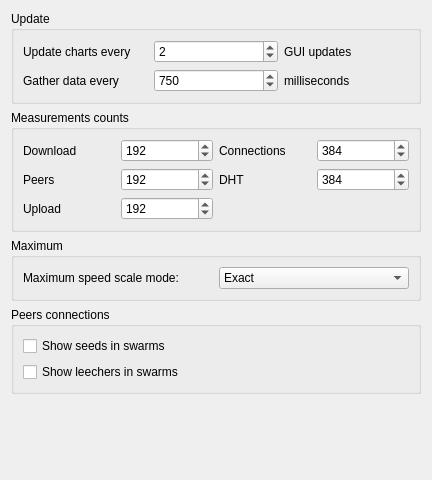
<ui version="4.0" >
 <class>StatsSettingsWgt</class>
 <widget class="QWidget" name="StatsSettingsWgt" >
  <property name="geometry" >
   <rect>
    <x>0</x>
    <y>0</y>
    <width>418</width>
    <height>480</height>
   </rect>
  </property>
  <property name="windowTitle" >
   <string>Settings</string>
  </property>
  <layout class="QVBoxLayout" >
   <item>
    <widget class="QGroupBox" name="UpdateGbw" >
     <property name="title" >
      <string>Update</string>
     </property>
     <layout class="QGridLayout" >
      <item row="0" column="0" >
       <widget class="QLabel" name="label" >
        <property name="text" >
         <string>Update charts every</string>
        </property>
        <property name="buddy" >
         <cstring>kcfg_UpdateEveryGuiUpdates</cstring>
        </property>
       </widget>
      </item>
      <item row="0" column="1" >
       <widget class="QSpinBox" name="kcfg_UpdateEveryGuiUpdates" >
        <property name="minimum" >
         <number>1</number>
        </property>
        <property name="maximum" >
         <number>999999999</number>
        </property>
        <property name="value" >
         <number>2</number>
        </property>
       </widget>
      </item>
      <item row="0" column="2" >
       <layout class="QHBoxLayout" >
        <item>
         <widget class="QLabel" name="label_2" >
          <property name="text" >
           <string>GUI updates</string>
          </property>
          <property name="buddy" >
           <cstring>kcfg_UpdateEveryGuiUpdates</cstring>
          </property>
         </widget>
        </item>
        <item>
         <widget class="QLabel" name="UpdMsLbl" >
          <property name="text" >
           <string/>
          </property>
         </widget>
        </item>
       </layout>
      </item>
      <item row="1" column="0" >
       <widget class="QLabel" name="label_3" >
        <property name="text" >
         <string>Gather data every</string>
        </property>
        <property name="buddy" >
         <cstring>kcfg_DataGatherIval</cstring>
        </property>
       </widget>
      </item>
      <item row="1" column="1" >
       <widget class="QSpinBox" name="kcfg_DataGatherIval" >
        <property name="minimum" >
         <number>250</number>
        </property>
        <property name="maximum" >
         <number>999999999</number>
        </property>
        <property name="singleStep" >
         <number>250</number>
        </property>
        <property name="value" >
         <number>750</number>
        </property>
       </widget>
      </item>
      <item row="1" column="2" >
       <widget class="QLabel" name="label_4" >
        <property name="text" >
         <string>milliseconds</string>
        </property>
        <property name="buddy" >
         <cstring>kcfg_DataGatherIval</cstring>
        </property>
       </widget>
      </item>
     </layout>
    </widget>
   </item>
   <item>
    <widget class="QGroupBox" name="groupBox" >
     <property name="title" >
      <string>Measurements counts</string>
     </property>
     <layout class="QGridLayout" >
      <item row="0" column="0" >
       <widget class="QLabel" name="label_6" >
        <property name="text" >
         <string>Download</string>
        </property>
        <property name="buddy" >
         <cstring>kcfg_DlSpdSamples</cstring>
        </property>
       </widget>
      </item>
      <item row="0" column="1" >
       <widget class="QSpinBox" name="kcfg_DlSpdSamples" >
        <property name="accelerated" >
         <bool>true</bool>
        </property>
        <property name="minimum" >
         <number>3</number>
        </property>
        <property name="maximum" >
         <number>999999999</number>
        </property>
        <property name="value" >
         <number>192</number>
        </property>
       </widget>
      </item>
      <item row="0" column="2" >
       <widget class="QLabel" name="label_11" >
        <property name="text" >
         <string>Connections</string>
        </property>
        <property name="buddy" >
         <cstring>kcfg_ConnsSamples</cstring>
        </property>
       </widget>
      </item>
      <item row="0" column="3" >
       <widget class="QSpinBox" name="kcfg_ConnsSamples" >
        <property name="accelerated" >
         <bool>true</bool>
        </property>
        <property name="minimum" >
         <number>3</number>
        </property>
        <property name="maximum" >
         <number>999999999</number>
        </property>
        <property name="value" >
         <number>384</number>
        </property>
       </widget>
      </item>
      <item row="1" column="0" >
       <widget class="QLabel" name="label_7" >
        <property name="text" >
         <string>Peers</string>
        </property>
        <property name="buddy" >
         <cstring>kcfg_PeersSpdSamples</cstring>
        </property>
       </widget>
      </item>
      <item row="1" column="1" >
       <widget class="QSpinBox" name="kcfg_PeersSpdSamples" >
        <property name="accelerated" >
         <bool>true</bool>
        </property>
        <property name="minimum" >
         <number>3</number>
        </property>
        <property name="maximum" >
         <number>999999999</number>
        </property>
        <property name="value" >
         <number>192</number>
        </property>
       </widget>
      </item>
      <item row="2" column="0" >
       <widget class="QLabel" name="label_10" >
        <property name="text" >
         <string>Upload</string>
        </property>
        <property name="buddy" >
         <cstring>kcfg_UlSpdSamples</cstring>
        </property>
       </widget>
      </item>
      <item row="2" column="1" >
       <widget class="QSpinBox" name="kcfg_UlSpdSamples" >
        <property name="accelerated" >
         <bool>true</bool>
        </property>
        <property name="minimum" >
         <number>3</number>
        </property>
        <property name="maximum" >
         <number>999999999</number>
        </property>
        <property name="value" >
         <number>192</number>
        </property>
       </widget>
      </item>
      <item row="1" column="3" >
       <widget class="QSpinBox" name="kcfg_DhtSpdSamples" >
        <property name="accelerated" >
         <bool>true</bool>
        </property>
        <property name="minimum" >
         <number>3</number>
        </property>
        <property name="maximum" >
         <number>999999999</number>
        </property>
        <property name="value" >
         <number>384</number>
        </property>
       </widget>
      </item>
      <item row="1" column="2" >
       <widget class="QLabel" name="label_12" >
        <property name="text" >
         <string>DHT</string>
        </property>
        <property name="buddy" >
         <cstring>kcfg_DhtSpdSamples</cstring>
        </property>
       </widget>
      </item>
     </layout>
    </widget>
   </item>
   <item>
    <widget class="QGroupBox" name="MaxModeGbw" >
     <property name="title" >
      <string>Maximum</string>
     </property>
     <layout class="QVBoxLayout" >
      <item>
       <layout class="QHBoxLayout" >
        <item>
         <widget class="QLabel" name="label_5" >
          <property name="text" >
           <string>Maximum speed scale mode: </string>
          </property>
          <property name="alignment" >
           <set>Qt::AlignLeading|Qt::AlignLeft|Qt::AlignVCenter</set>
          </property>
          <property name="buddy" >
           <cstring>kcfg_MaxMode</cstring>
          </property>
         </widget>
        </item>
        <item>
         <widget class="QComboBox" name="kcfg_MaxMode" >
          <property name="currentIndex" >
           <number>1</number>
          </property>
          <item>
           <property name="text" >
            <string>Top</string>
           </property>
          </item>
          <item>
           <property name="text" >
            <string>Exact</string>
           </property>
          </item>
         </widget>
        </item>
       </layout>
      </item>
     </layout>
    </widget>
   </item>
   <item>
    <widget class="QGroupBox" name="groupBox_2" >
     <property name="title" >
      <string>Peers connections</string>
     </property>
     <layout class="QVBoxLayout" >
      <item>
       <widget class="QCheckBox" name="kcfg_ShowSeedsInSwarms" >
        <property name="text" >
         <string>Show seeds in swarms</string>
        </property>
       </widget>
      </item>
      <item>
       <widget class="QCheckBox" name="kcfg_ShowLeechersInSwarms" >
        <property name="text" >
         <string>Show leechers in swarms</string>
        </property>
       </widget>
      </item>
     </layout>
    </widget>
   </item>
   <item>
    <spacer>
     <property name="orientation" >
      <enum>Qt::Vertical</enum>
     </property>
     <property name="sizeHint" >
      <size>
       <width>410</width>
       <height>16</height>
      </size>
     </property>
    </spacer>
   </item>
  </layout>
 </widget>
 <tabstops>
  <tabstop>kcfg_UpdateEveryGuiUpdates</tabstop>
  <tabstop>kcfg_DataGatherIval</tabstop>
  <tabstop>kcfg_DlSpdSamples</tabstop>
  <tabstop>kcfg_PeersSpdSamples</tabstop>
  <tabstop>kcfg_UlSpdSamples</tabstop>
  <tabstop>kcfg_ConnsSamples</tabstop>
  <tabstop>kcfg_DhtSpdSamples</tabstop>
  <tabstop>kcfg_MaxMode</tabstop>
  <tabstop>kcfg_ShowSeedsInSwarms</tabstop>
  <tabstop>kcfg_ShowLeechersInSwarms</tabstop>
 </tabstops>
 <resources/>
 <connections/>
</ui>
